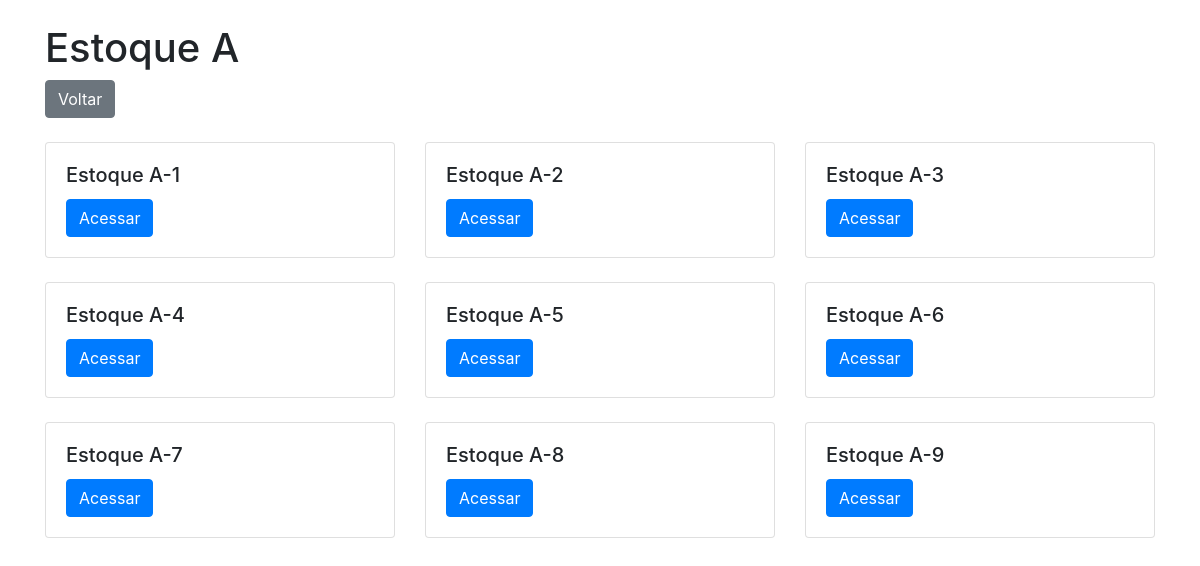
/estoque/1, run on the app's committed database.
### app.py (models this page shows)
class Estoque(db.Model):
    id = db.Column(db.Integer, primary_key=True)
    nome = db.Column(db.String(50), nullable=False)

class Celula(db.Model):
    id = db.Column(db.Integer, primary_key=True)
    estoque_id = db.Column(db.Integer, db.ForeignKey('estoque.id'), nullable=False)
    linha = db.Column(db.Integer, nullable=False)
    coluna = db.Column(db.Integer, nullable=False)
    estoque = db.relationship('Estoque', backref='celulas')

### app.py (the view)
@app.route('/estoque/<int:estoque_id>')
def estoque(estoque_id):
    estoque = Estoque.query.get_or_404(estoque_id)
    celulas = Celula.query.filter_by(estoque_id=estoque_id).all()
    return render_template('estoque.html', estoque=estoque, celulas=celulas)

### templates/estoque.html
{% extends "base.html" %}
{% block content %}
<h1>{{ estoque.nome }}</h1>
<a href="{{ url_for('index') }}" class="btn btn-secondary mb-4">Voltar</a>
<div class="row">
  {% for celula in celulas %}
  <div class="col-md-4 mb-4">
    <div class="card">
      <div class="card-body">
        <h5 class="card-title">
          {{ estoque.nome }}-{{ celula.linha * 3 + celula.coluna + 1 }}
        </h5>
        <a href="{{ url_for('celula', celula_id=celula.id) }}" class="btn btn-primary">Acessar</a>
      </div>
    </div>
  </div>
  {% endfor %}
</div>
{% endblock %}

### templates/base.html (shortened to what this page needs)
<!DOCTYPE html>
<html lang="en">
  <head>
    <link
      href="https://stackpath.bootstrapcdn.com/bootstrap/4.5.2/css/bootstrap.min.css"
      rel="stylesheet"
    />
  </head>
  <body>
    <div class="container mt-4">{% block content %}{% endblock %}</div>
  </body>
</html>

### data on the page
Estoque: nome "Estoque A"
Celula: celula.linha*3+celula.coluna+1 "1"
Celula: celula.linha*3+celula.coluna+1 "2"
Celula: celula.linha*3+celula.coluna+1 "3"
Celula: celula.linha*3+celula.coluna+1 "4"
Celula: celula.linha*3+celula.coluna+1 "5"
Celula: celula.linha*3+celula.coluna+1 "6"
Celula: celula.linha*3+celula.coluna+1 "7"
Celula: celula.linha*3+celula.coluna+1 "8"
Celula: celula.linha*3+celula.coluna+1 "9"
